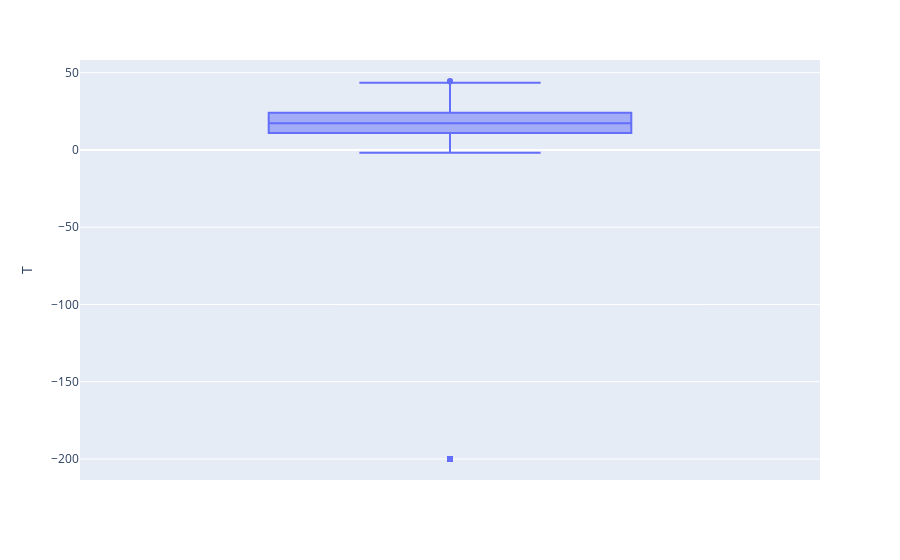

Notebook code for this chart:
### Code cell
fig = px.box(df, y="T")
fig.show()

### Figure 1 — Plotly figure (JSON) as saved in the notebook; plotly's stock layout.template omitted (floating-point values rounded to 4 significant figures; data arrays with more than 128 entries replaced by an {"elided": "..."} marker saying what was removed)
{"data": [{"alignmentgroup": "True", "hovertemplate": "T=%{y}<extra></extra>", "legendgroup": "", "marker": {"color": "#636efa"}, "name": "", "notched": false, "offsetgroup": "", "orientation": "v", "showlegend": false, "type": "box", "x0": " ", "xaxis": "x", "y": {"elided": "9357 float values"}, "y0": " ", "yaxis": "y"}], "layout": {"boxmode": "group", "legend": {"tracegroupgap": 0}, "margin": {"t": 60}, "xaxis": {"anchor": "y", "domain": [0, 1]}, "yaxis": {"anchor": "x", "domain": [0, 1], "title": {"text": "T"}}}}
